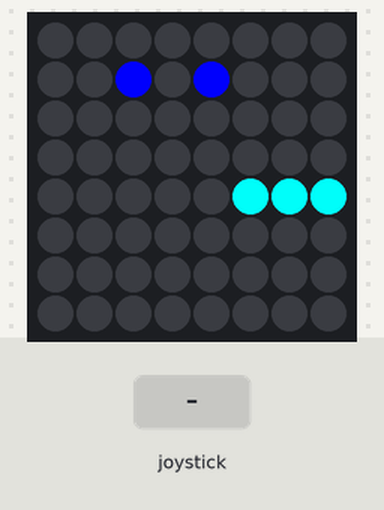
Bench run of a program on a simulated Raspberry Pi (BCM pin numbers) with a Sense HAT. On the bench: the Sense HAT's 8×8 RGB LED matrix. The test bench sets the inputs (shaded band). Random numbers come from a fixed seed.

Above: at 1.2 s.
1.3 s: joystick clicked
At 3.7 s:
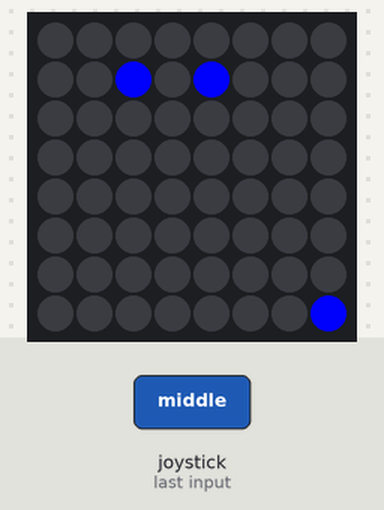
4.0 s: joystick pushed down
At 4.9 s:
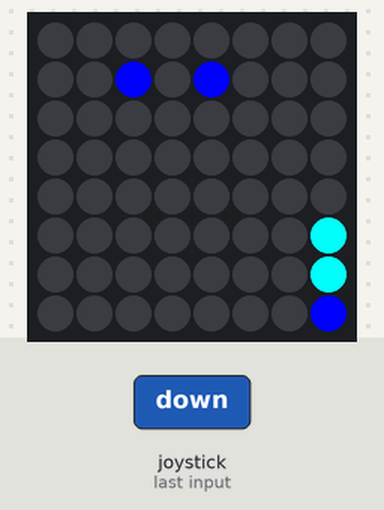
7.0 s: joystick pushed left
At 7.4 s:
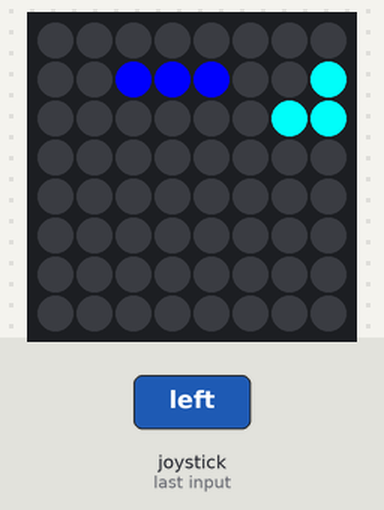
10.0 s: joystick pushed up
At 10.4 s:
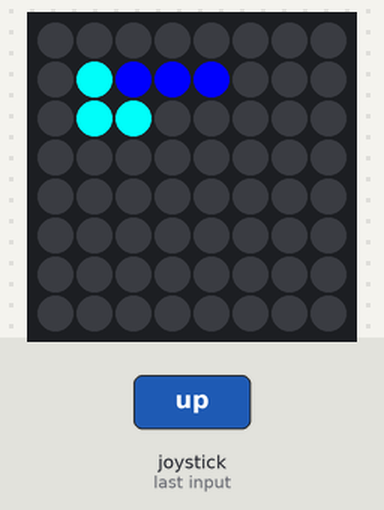
13.0 s: joystick pushed right
At 13.4 s:
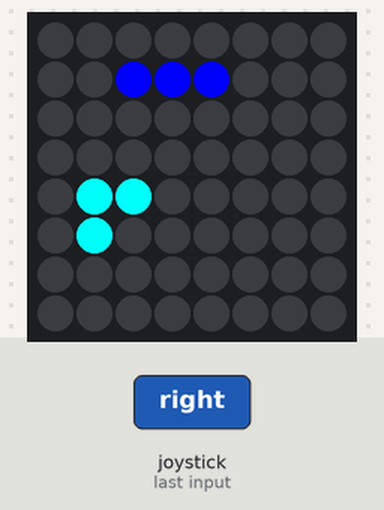
16.0 s: joystick pushed up
At 16.4 s:
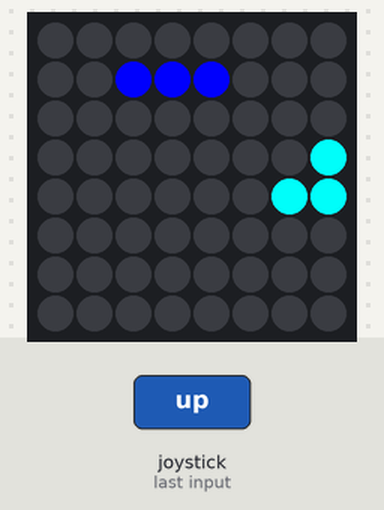
Timing chart, 0 to 19.0 s (numbered marks = the images above; inputs shaded):
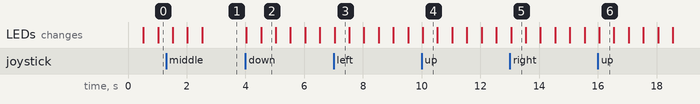

Measured:
- after the input at 4.0 s, the LEDs: first change at once (image 2 shows a later state)
- what the display in image 2 shows lasts 0.5 s, from 4.5 s to 5.0 s

The program:

SlugiNPO4.py
```python
from sense_hat import SenseHat
sense = SenseHat()
from time import *
from random import randint
from random import *

slug = [[3, 4], [4, 4], [5, 4]]
direction = "right"
cyan = (0, 255, 255)
blank = (0, 0, 0)
blue = (0, 0, 255)

sense.set_pixel(2, 4, blank)
sense.set_pixel(3, 4, cyan)
sense.set_pixel(4, 4, cyan)
vegetables = []
score = 0


def draw_slug():
    for segment in slug:
        sense.set_pixel(segment[0], segment[1], cyan)

def move():
    remove = True
    global score
    last = slug[-1]
    first = slug[0]
    next = list(last)

    if direction == "right":
        if last[0] + 1 == 8:
            next[0] = 0
        else:
            next[0] = last[0] + 1

    elif direction == "left":
        if last[0] - 1 == -1:
            next[0] = 7
        else:
            next[0] = last[0] - 1

    elif direction == "down":
        if last[1] + 1 == 8:
            next[1] = 0
        else:
            next[1] = last[1] + 1

    elif direction == "up":
        if last[1] - 1 == -1:
            next[1] = 7
        else:
            next[1] = last[1] - 1
    if next in vegetables:
        vegetables.remove(next)
        score += 1
        if score % 5 == 0 and score > 0:
            remove = False
    if remove == True:
        sense.set_pixel(first[0], first[1], blank)
        slug.remove(first)


    slug.append(next)
    sense.set_pixel(next[0], next[1], cyan)
    sense.set_pixel(first[0], first[1], blank)


def joystick_moved(event):
    global direction
    direction = event.direction

def make_veg():
    new = slug[0]
    while new in slug:
        x = randint(0, 7)
        y = randint(0, 7)
        new = [x, y]
    vegetables.append(new)
    sense.set_pixel(x, y, blue)


sense.clear()

while True:
    sleep(0.5)
    draw_slug()
    move()
    sense.stick.direction_any = joystick_moved
    if len(vegetables) < 3:
        make_veg()
```
